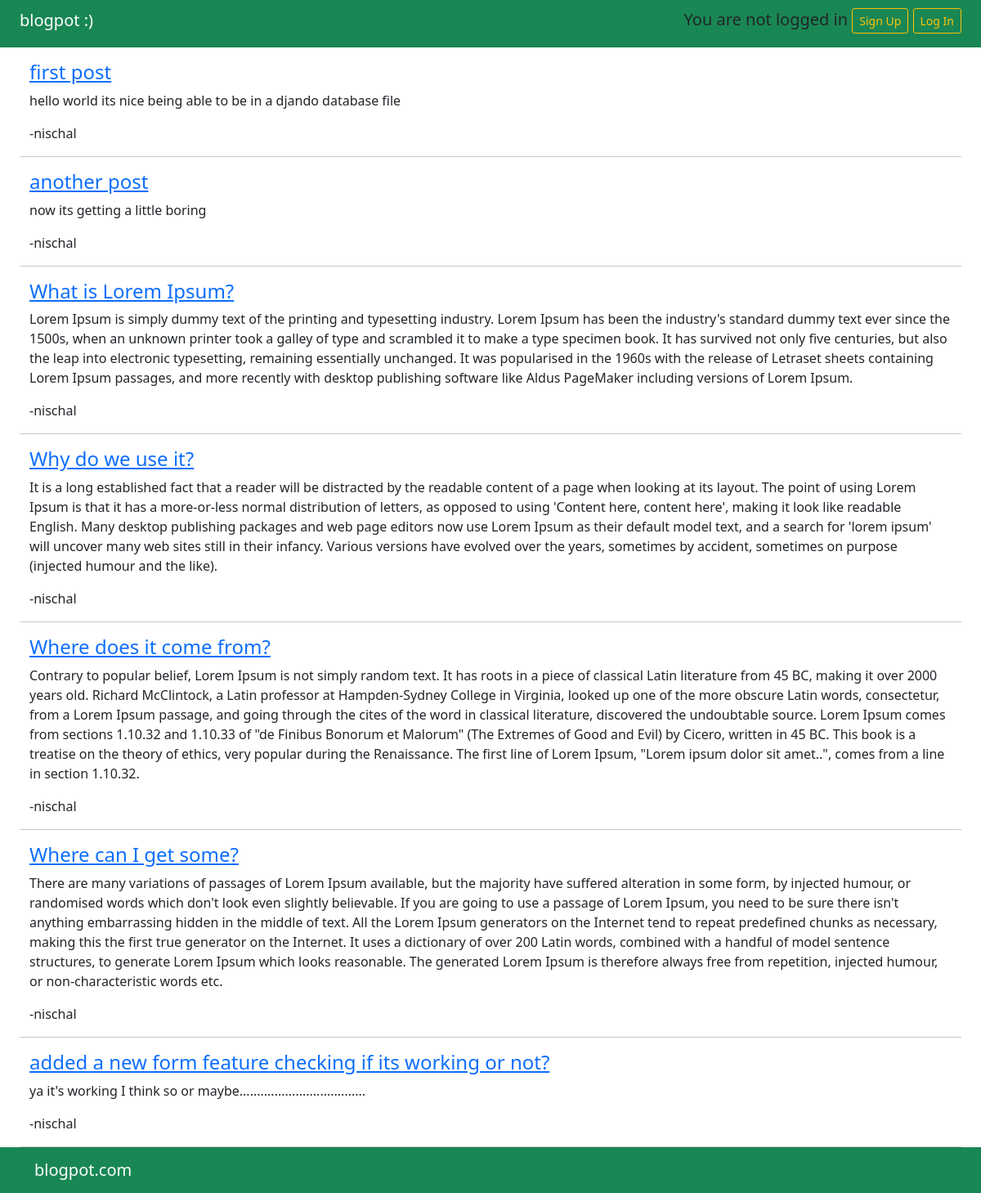
Before: / with the older database file.
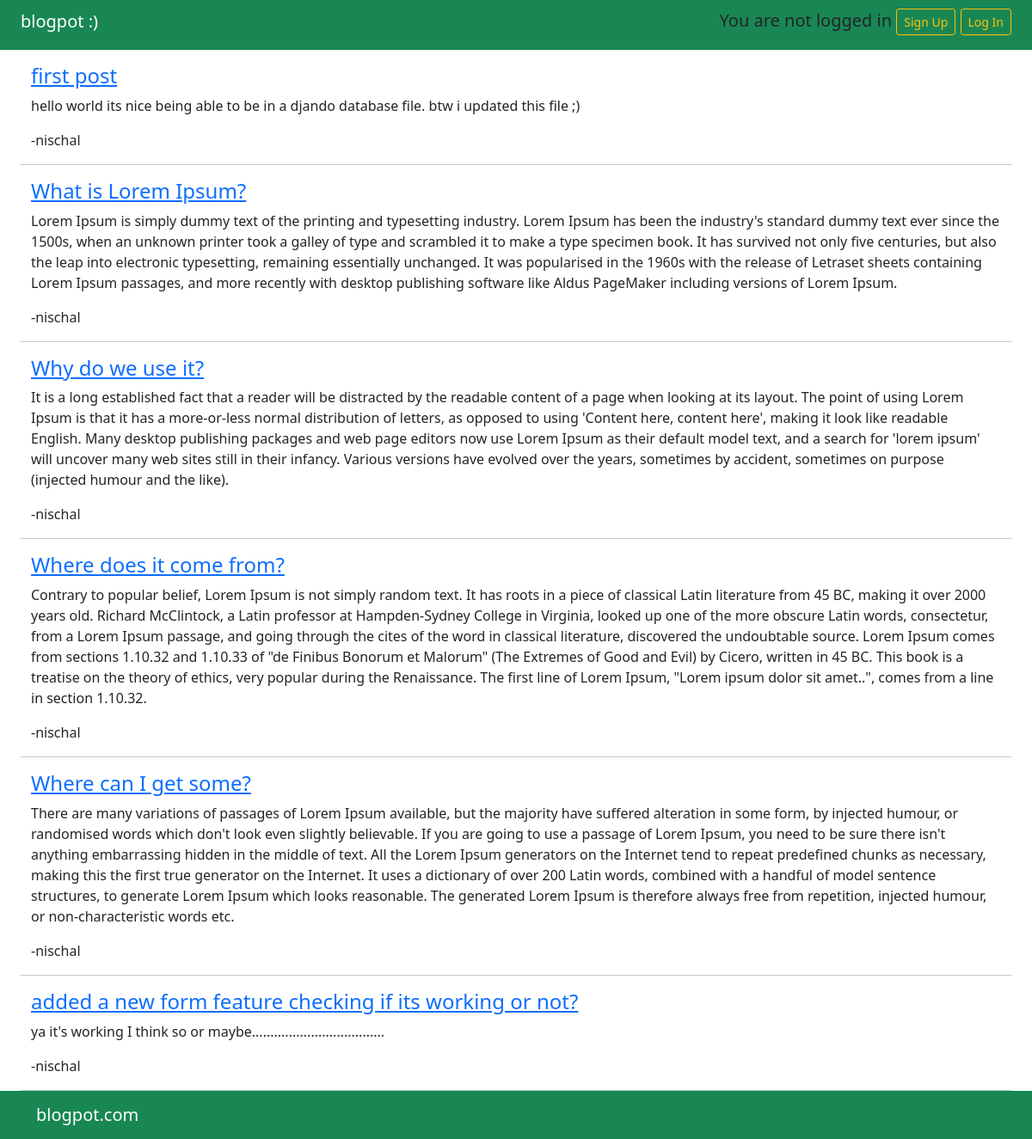
After: the same page with the newer database file.
### blog/models.py (models this page shows, shortened)
class Post(models.Model):
    title = models.CharField(max_length=200)
    author = models.ForeignKey(
        'auth.User',
        on_delete=models.CASCADE,
    )
    body = models.TextField()

### blog/views.py (the view)
# urls.py: path('', BlogListView.as_view(), name='home'),
class BlogListView(ListView):
    model = Post
    template_name = 'home.html'

### templates/home.html
{% extends 'base.html' %}
{% block content %}
{% for post in object_list %}
<div class="post-entry container-fluid mb-3 my-3  ">
    <div class=" container-fluid">
        <h4><a href="{% url 'post_detail' post.pk %}">{{ post.title }}</a></h4>
    </div>
    <div class=" container-fluid">
        <p>{{ post.body }}</p>
        <text>-{{ post.author }}</text>
    </div>
    <hr>
</div>
{% endfor %}
<p>just checking if this chunk stays hidden or not</p>
{% endblock content %}

### templates/base.html (shortened to what this page needs)
</html>
<!doctype html>
<html lang="en">
<head>
    <link href="https://cdn.jsdelivr.net/npm/bootstrap@5.0.1/dist/css/bootstrap.min.css" rel="stylesheet"
>
</head>
<body>
    <header>
        <nav class="navbar navbar-dark bg-Success container-fluid">
            <div class="container-fluid h5">
                <a class="navbar-brand" href="{% url 'home' %}">blogpot :)</a>
                {% if user.is_authenticated %}
                <a class="navbar-text" href="{% url 'post_new' %}">+ New Post</a>
                <a class="btn btn-outline-warning btn-sm" href="{% url 'logout' %}" role="button">Log out</a>
                {% else %}
                <div>
                You are not logged in
                <a class="btn btn-outline-warning btn-sm" href="{% url 'signup' %}" role="button">Sign Up</a>
                <a class="btn btn-outline-warning btn-sm" href="{% url 'login' %}" role="button">Log In</a>
                </div>
                {% endif %}
            </div>
        </nav>
    </header>
    <div class="container-fluid ">
        {% block content %}
        {% endblock content %}
    </div>
    <nav class="navbar fixed-bottom navbar-dark bg-Success">
        <div class="container">
            <a class="navbar-brand " href="{% url 'home' %}">blogpot.com</a>
        </div>
    </nav>
</body>
</html>

Changed rows visible on the page:
removed Post: title "another post", body "now its getting a little boring", author "nischal"
changed Post "first post": body "hello world its nice being able to be in a djando database file" → "hello world its nice being able to be in a djando database file. btw i updated this file ;)"
